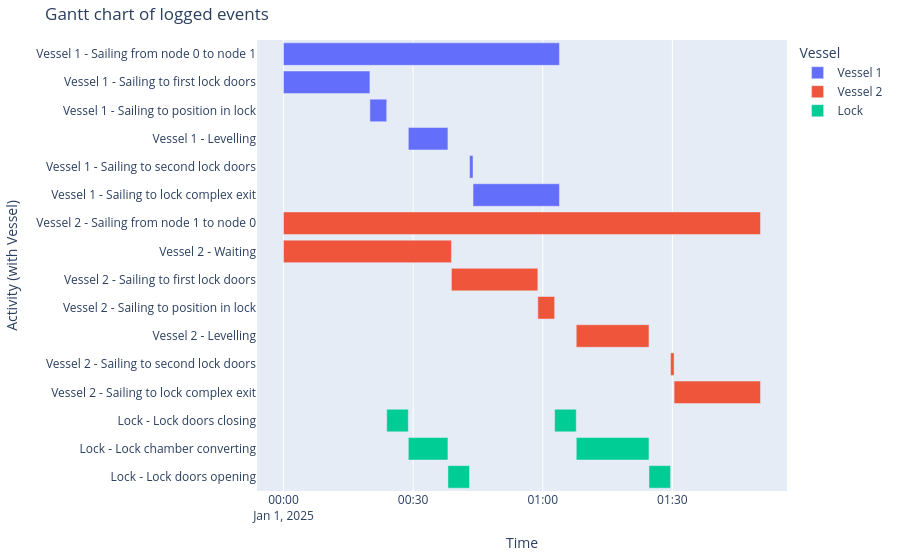

The code cell stored with this chart in its notebook:
### Code cell
df_eventtable = opentnsim.core.logutils.logbook2eventtable([vessel_1, vessel_2, lock])
generate_vessel_gantt_chart(df_eventtable)

### Figure 1 — Plotly figure (JSON) as saved in the notebook; plotly's stock layout.template omitted (floating-point values rounded to 4 significant figures)
{"data": [{"base": ["2025-01-01T00:00:00.000000000", "2025-01-01T00:00:00.000000000", "2025-01-01T00:20:00.000000000", "2025-01-01T00:28:53.333333000", "2025-01-01T00:43:03.333333000", "2025-01-01T00:43:51.929446000"], "hovertemplate": "object name=Vessel 1<br>start time=%{base}<br>stop time=%{x}<br>activity label=%{y}<extra></extra>", "legendgroup": "Vessel 1", "marker": {"color": "#636efa", "pattern": {"shape": ""}}, "name": "Vessel 1", "orientation": "h", "showlegend": true, "textposition": "auto", "type": "bar", "x": [3831929, 1200000, 233333, 550000, 48596, 1200000], "xaxis": "x", "y": ["Vessel 1 - Sailing from node 0 to node 1", "Vessel 1 - Sailing to first lock doors", "Vessel 1 - Sailing to position in lock", "Vessel 1 - Levelling", "Vessel 1 - Sailing to second lock doors", "Vessel 1 - Sailing to lock complex exit"], "yaxis": "y"}, {"base": ["2025-01-01T00:00:00.000000000", "2025-01-01T00:00:00.000000000", "2025-01-01T00:38:51.929445000", "2025-01-01T00:58:51.929445000", "2025-01-01T01:07:45.262778000", "2025-01-01T01:29:35.262778000", "2025-01-01T01:30:23.858891000"], "hovertemplate": "object name=Vessel 2<br>start time=%{base}<br>stop time=%{x}<br>activity label=%{y}<extra></extra>", "legendgroup": "Vessel 2", "marker": {"color": "#EF553B", "pattern": {"shape": ""}}, "name": "Vessel 2", "orientation": "h", "showlegend": true, "textposition": "auto", "type": "bar", "x": [6623858, 2331929, 1200000, 233333, 1010000, 48596, 1200000], "xaxis": "x", "y": ["Vessel 2 - Sailing from node 1 to node 0", "Vessel 2 - Waiting", "Vessel 2 - Sailing to first lock doors", "Vessel 2 - Sailing to position in lock", "Vessel 2 - Levelling", "Vessel 2 - Sailing to second lock doors", "Vessel 2 - Sailing to lock complex exit"], "yaxis": "y"}, {"base": ["2025-01-01T00:23:53.333333000", "2025-01-01T00:28:53.333333000", "2025-01-01T00:38:03.333333000", "2025-01-01T01:02:45.262778000", "2025-01-01T01:07:45.262778000", "2025-01-01T01:24:35.262778000"], "hovertemplate": "object name=Lock<br>start time=%{base}<br>stop time=%{x}<br>activity label=%{y}<extra></extra>", "legendgroup": "Lock", "marker": {"color": "#00cc96", "pattern": {"shape": ""}}, "name": "Lock", "orientation": "h", "showlegend": true, "textposition": "auto", "type": "bar", "x": [300000, 550000, 300000, 300000, 1010000, 300000], "xaxis": "x", "y": ["Lock - Lock doors closing", "Lock - Lock chamber converting", "Lock - Lock doors opening", "Lock - Lock doors closing", "Lock - Lock chamber converting", "Lock - Lock doors opening"], "yaxis": "y"}], "layout": {"barmode": "overlay", "legend": {"title": {"text": "Vessel"}, "tracegroupgap": 0}, "margin": {"b": 20, "l": 20, "r": 20, "t": 40}, "title": {"text": "Gantt chart of logged events"}, "xaxis": {"anchor": "y", "domain": [0, 1], "title": {"text": "Time"}, "type": "date"}, "yaxis": {"anchor": "x", "autorange": "reversed", "domain": [0, 1], "title": {"text": "Activity (with Vessel)"}}}}
